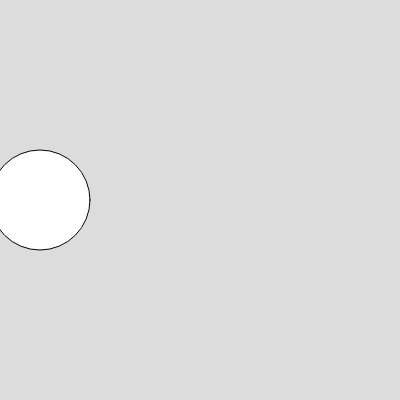
Frame 1 (no input)
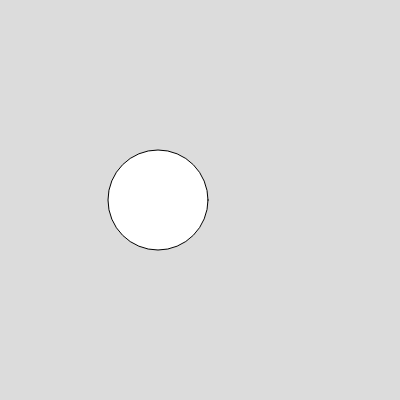
Frame 60 (no input)
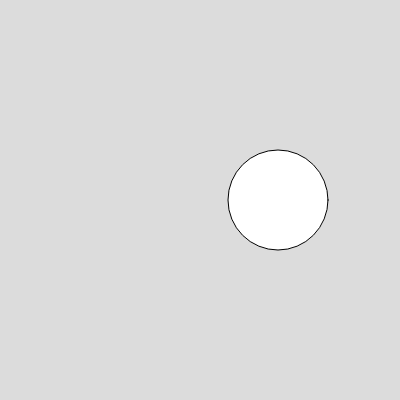
Frame 120 (the mouse pressed at the canvas centre since frame 60)

The p5.js sketch that drew these frames (run headless with seeded random() and noise() and a simulated clock; from frame 60 on, the mouse is pressed at the canvas centre):

// p5.js sketch
// ── sketch.js

let xPos = 40;
let xSpeed
function setup() {
  createCanvas(400, 400);
  xSpeed = 2
}

function draw() {
  background(220);
  circle(xPos, 200, 100)
  xPos += xSpeed
  if(400 < xPos ){xSpeed = -xSpeed;}
  if(0 > xPos ){xSpeed = -xSpeed;}
}


// ── LOOP.JS
function setup(){
let xSum = 0
for(let x = 1;x <= 20;x++){
xSum = xSum + x
console.log(xSum)
}
}


for(let n = 2; n <= 10; n++){
    console.log(n + "-tabellen")
    for(let L = 1; L <= 10; L++){
        let R = n * L
        console.log(R)
    }
}


console.log("y=3*x*x+6*x+9")

for(let x=0; x <= 10, x++){
    let i = x * 10
    let y = 3 * x * x + 6 * x +9
    console.log(x, y)
}
// ── miku.html
<html lang="en">
    <head>  
        <meta charset="UFT-8">
        <meta name="viewport" content="width=device-width, intial-scale=1.0">
        <title>Miku</title>
    </head>
<body>
    "Hello World"-初音ミク
</body>
</html>
